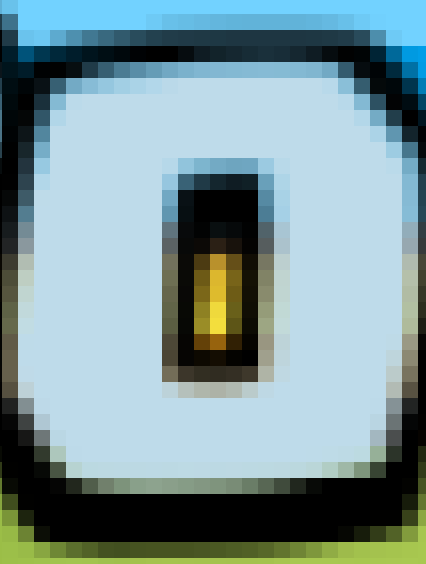
#> input picture capture/templates/expert_numbers/0.png, 426 x 564 px, found by its file name
$ python -i tower_hp.py   (imports and definitions only)
#> lines starting #> are read from the running program, lines starting #| are printed output that depends on the picture
import cv2
from constants import FULL_TOWER_HP, KING_TOWER_HP
from image_utils import crop, read_number_from_roi, preprocess_digit, detect_if_king_tower_activated, detect_if_support_tower_alive
from paths import TEMPLATES_DIR
from vision.yolo_runtime import parse_box_row, load_yolo_runtime

from rois import ROIS

TEMPLATE_DIR = TEMPLATES_DIR / "numbers"
EXPERT_TEMPLATE_DIR = TEMPLATES_DIR / "expert_numbers"


def read_template(name: str, expert: bool):
#> called with name = '0.png', expert = False
    if expert:
        path = EXPERT_TEMPLATE_DIR / name
    else:
        path = TEMPLATE_DIR / name
    template = cv2.imread(str(path), cv2.IMREAD_GRAYSCALE)
#> template: shape (564, 426); min 0, max 212, mean 141.8
    if template is None:
        raise FileNotFoundError(f"Failed to read tower HP template: {path}")
    return template

def load_templates(expert: bool):
    raw_templates = {
        0: read_template("0.png", expert),
        1: read_template("1.png", expert),
        2: read_template("2.png", expert),
        3: read_template("3.png", expert),
        4: read_template("4.png", expert),
        5: read_template("5.png", expert),
        6: read_template("6.png", expert),
        7: read_template("7.png", expert),
        8: read_template("8.png", expert),
        9: read_template("9.png", expert),
        }
#> call 2 of read_template, with name = '1.png', expert = False
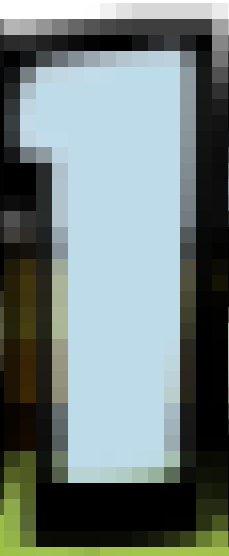
#> input picture capture/templates/expert_numbers/1.png, 229 x 556 px, found by its file name
#> call 3 of read_template, with name = '2.png', expert = False
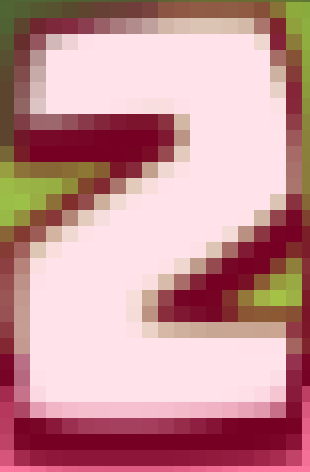
#> input picture capture/templates/expert_numbers/2.png, 310 x 472 px, found by its file name
#> call 4 of read_template, with name = '3.png', expert = False
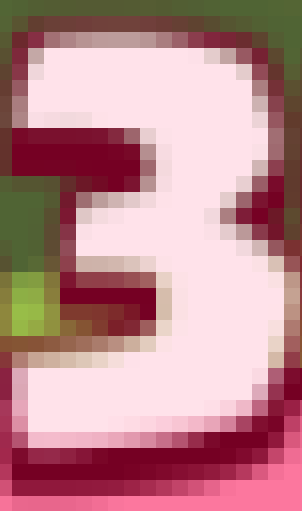
#> input picture capture/templates/expert_numbers/3.png, 302 x 511 px, found by its file name
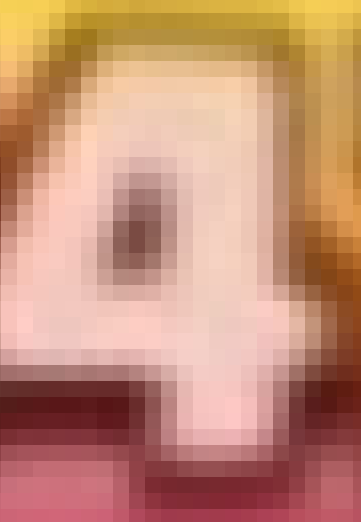
#> input picture capture/templates/expert_numbers/4.png, 361 x 522 px, found by its file name
#> in read_template (call 5), `template = cv2.imread(str(path), cv2.IMREAD_GRAYSCALE)`:
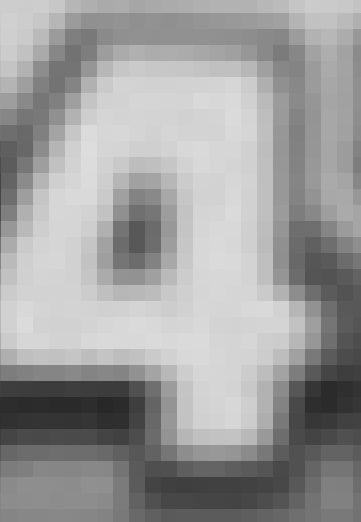
#> template: shape (522, 361); min 40, max 221, mean 156.8
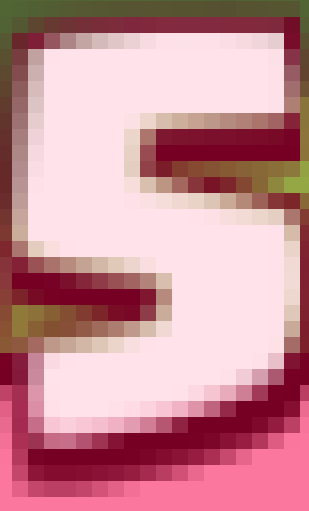
#> input picture capture/templates/expert_numbers/5.png, 309 x 511 px, found by its file name
#> in read_template (call 6), `template = cv2.imread(str(path), cv2.IMREAD_GRAYSCALE)`:
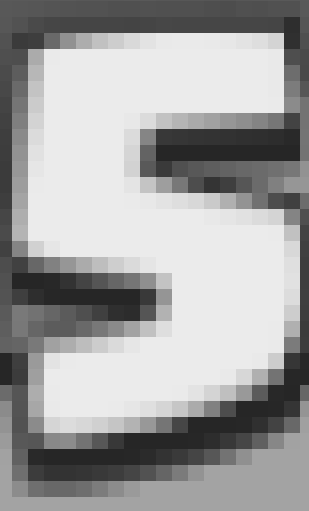
#> template: shape (511, 309); min 38, max 235, mean 160.3

    return {
        digit: preprocess_digit(template)
        for digit, template in raw_templates.items()
    }


# [1 line that did not run here, left out]
# [1 line that did not run here, left out]
OWN_TOWER_NAMES = {"own_king", "own_support_left", "own_support_right"}

def extract_tower_hp(frame, yolo_boxes=None, debug_steps_by_tower=None, support_tower_yolo_boxes=None):
    if yolo_boxes is None: # Live gameplay
        pause_own_tower_hp = has_blocking_emotes(support_tower_yolo_boxes)
        towers_hp = {
            "enemy_king": {
                "image": crop(frame, ROIS["opponent_king_health_text"]),
                "value": None,
            },
            "own_king": {
                "image": crop(frame, ROIS["player_king_health_text"]),
                "value": None,
            },
            "enemy_support_left": {
                "image": crop(frame, ROIS["opponent_left_support_health_text"]),
                "value": None,
            },
            "enemy_support_right": {
                "image": crop(frame, ROIS["opponent_right_support_health_text"]),
                "value": None,
            },
            "own_support_left": {
                "image": crop(frame, ROIS["player_left_support_health_text"]),
                "value": None,
            },
            "own_support_right": {
                "image": crop(frame, ROIS["player_right_support_health_text"]),
                "value": None,
            },
        }

        for tower_name, tower_data in towers_hp.items():
            tower_debug = {} if debug_steps_by_tower is not None else None
            if pause_own_tower_hp and tower_name in OWN_TOWER_NAMES:
                tower_data["value"] = None
                if tower_debug is not None:
                    tower_debug["ocr_missing_reason"] = "blocked_by_emote"
            else:
                tower_data["value"] = read_number_from_roi(tower_data["image"], TEMPLATES, debug_steps=tower_debug, digit_mode="tower")
            if debug_steps_by_tower is not None:
                debug_steps_by_tower[tower_name] = tower_debug


        king_tower_activated = detect_if_king_tower_activated(frame)

        if not pause_own_tower_hp and not king_tower_activated["own_king_activated"]:
            towers_hp["own_king"]["value"] = KING_TOWER_HP
        if not king_tower_activated["enemy_king_activated"]:
            towers_hp["enemy_king"]["value"] = KING_TOWER_HP

        if support_tower_yolo_boxes is not None:
            support_tower_alive = detect_if_support_tower_alive_from_yolo(support_tower_yolo_boxes)
        else:
            support_tower_alive = detect_if_support_tower_alive(frame)

        if not pause_own_tower_hp and not support_tower_alive["support_left_activated"]:
            towers_hp["own_support_left"]["value"] = 0
        if not pause_own_tower_hp and not support_tower_alive["support_right_activated"]:
            towers_hp["own_support_right"]["value"] = 0
        if not support_tower_alive["enemy_support_left_activated"]:
            towers_hp["enemy_support_left"]["value"] = 0
        if not support_tower_alive["enemy_support_right_activated"]:
            towers_hp["enemy_support_right"]["value"] = 0

        return {
            tower_name: tower_data["value"]
            for tower_name, tower_data in towers_hp.items()
        }
    else: # expert gameplay
        _, _, idx2unit = load_yolo_runtime()
        pause_own_tower_hp = has_blocking_emotes(yolo_boxes, idx2unit=idx2unit)

        king_towers = []
        queen_towers = []
        tower_bars = []
        king_tower_bars = []

        for row in yolo_boxes:
            x1, y1, x2, y2, track_id, conf, cls, team = parse_box_row(row)
            class_name = idx2unit[int(cls)]

            det = {
              "class_name": class_name,
              "team": "enemy" if int(team) == 1 else "ally",
              "track_id": None if track_id is None else int(track_id),
              "confidence": float(conf),
              "x1": float(x1),
              "y1": float(y1),
              "x2": float(x2),
              "y2": float(y2),
              "cx": float((x1 + x2) / 2.0),
              "cy": float((y1 + y2) / 2.0),
          }


            if class_name == "king-tower":
               king_towers.append(det)
            elif class_name == "queen-tower":
                queen_towers.append(det)
            elif class_name in ("tower-bar", "dagger-duchess-tower-bar"):
                tower_bars.append(det)
            elif class_name == "king-tower-bar":
                king_tower_bars.append(det)

        ally_king = [d for d in king_towers if d["team"] == "ally"]
        enemy_king = [d for d in king_towers if d["team"] == "enemy"]

        ally_queens = [d for d in queen_towers if d["team"] == "ally"]
        enemy_queens = [d for d in queen_towers if d["team"] == "enemy"]

        own_support_left, own_support_right = assign_support_towers_by_position(
            ally_queens,
            ROIS["player_left_support_tower"],
            ROIS["player_right_support_tower"],
        )
        enemy_support_left, enemy_support_right = assign_support_towers_by_position(
            enemy_queens,
            ROIS["opponent_left_support_tower"],
            ROIS["opponent_right_support_tower"],
        )

        towers = {
                "own_king": ally_king[0] if ally_king else None,
                "enemy_king": enemy_king[0] if enemy_king else None,
                "own_support_left": own_support_left,
                "own_support_right": own_support_right,
                "enemy_support_left": enemy_support_left,
                "enemy_support_right": enemy_support_right,
                }
        king_matches = match_bars_to_towers([t for name, t in towers.items() if t is not None and "king" in name], king_tower_bars)
        queen_matches = match_bars_to_towers([t for name, t in towers.items() if t is not None and "support" in name], tower_bars)

        result = {}

        for tower_name, tower in towers.items():
            tower_debug = {} if debug_steps_by_tower is not None else None
            if pause_own_tower_hp and tower_name in OWN_TOWER_NAMES:
                result[tower_name] = None
                if debug_steps_by_tower is not None:
                    tower_debug["ocr_missing_reason"] = "blocked_by_emote"
                    debug_steps_by_tower[tower_name] = tower_debug
                continue

            if tower is None:
                if "support" in tower_name:
                    result[tower_name] = 0
                else:
                    result[tower_name] = FULL_TOWER_HP[tower_name]
                if debug_steps_by_tower is not None:
                    tower_debug["ocr_missing_reason"] = "no_tower_detection"
                    debug_steps_by_tower[tower_name] = tower_debug
                continue

            if "king" in tower_name:
                bar = king_matches.get(id(tower))
            else:
                bar = queen_matches.get(id(tower))

            if bar is None:
                result[tower_name] = FULL_TOWER_HP[tower_name]
                if debug_steps_by_tower is not None:
                    tower_debug["ocr_missing_reason"] = "no_bar_detection"
                    debug_steps_by_tower[tower_name] = tower_debug
                continue

            bar_roi = (
                int(bar["x1"]),
                int(bar["y1"]),
                max(1, int(bar["x2"] - bar["x1"])),
                max(1, int(bar["y2"] - bar["y1"])),
            )
            bar_img = crop(frame, bar_roi)
            text_img = crop_tower_hp_text_area(bar_img, tower_name)
            value = read_number_from_roi(text_img, EXPERT_TEMPLATES, debug_steps=tower_debug, digit_mode="tower")
            if value in (None, 0):
                value = None if "support" in tower_name else FULL_TOWER_HP[tower_name]

            result[tower_name] = value
            if debug_steps_by_tower is not None:
                debug_steps_by_tower[tower_name] = tower_debug
        return result


def has_blocking_emotes(yolo_boxes, idx2unit=None):
    if yolo_boxes is None:
        return False

    if idx2unit is None:
        _, _, idx2unit = load_yolo_runtime()

    emote_count = 0
    for row in yolo_boxes:
        x1, y1, x2, y2, track_id, conf, cls, team = parse_box_row(row)
        if idx2unit[int(cls)] == "emote":
            emote_count += 1
            if emote_count >= 2:
                return True

    return False


# [69 lines left out: functions detect_if_support_tower_alive_from_yolo, assign_support_towers_by_position, squared_distance, not called in this run]

def center(det):
    return det["cx"], det["cy"]


# [51 lines left out: functions match_bars_to_towers, crop_tower_hp_text_area, not called in this run]

>>> import cv2
>>> picture = cv2.imread('../templates/expert_numbers/0.png')
#> picture is the input picture: shape (564, 426, 3); mean B, G, R 153.4, 149.3, 123.4
#> (the run stopped early here; a loop or call above may not have finished)
